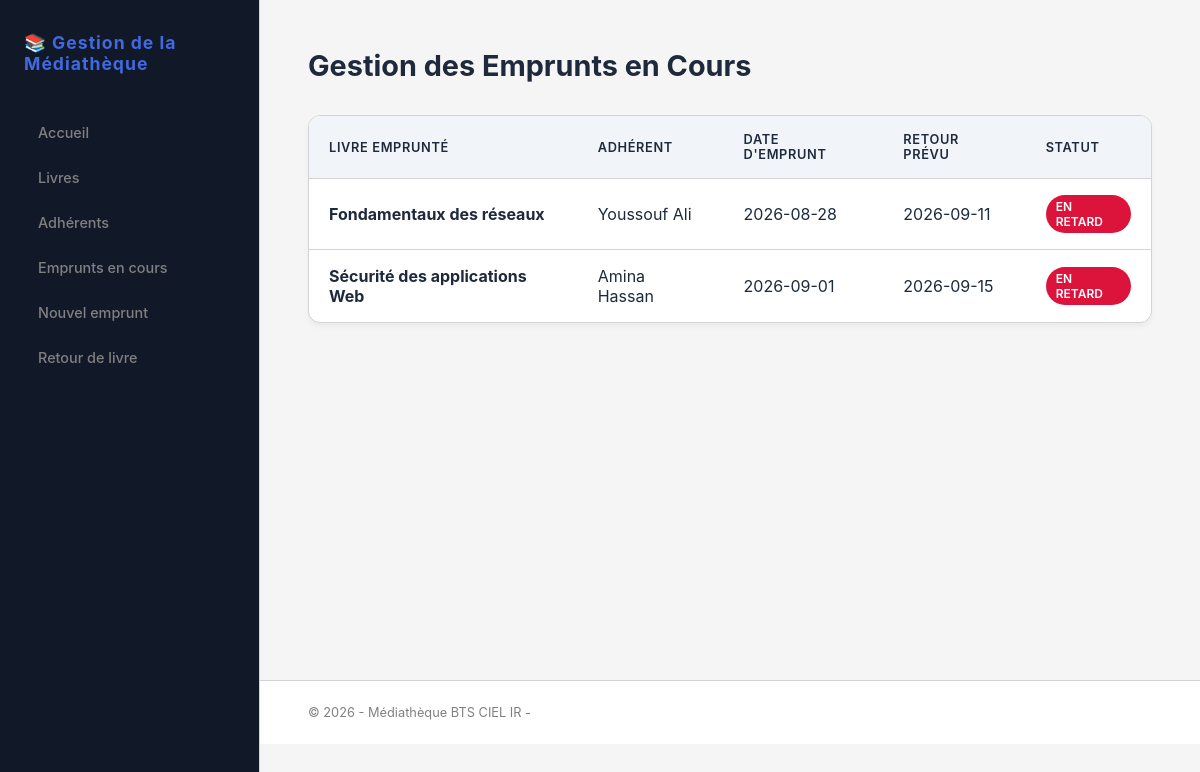
/emprunts.php, run on the app's committed database.
### tables this page shows
CREATE TABLE `emprunt` (
  `id_emprunt` int(11) NOT NULL,
  `id_adherent` int(11) NOT NULL,
  `id_livre` int(11) NOT NULL,
  `date_emprunt` date NOT NULL,
  `date_retour_prevue` date NOT NULL,
  `date_retour` date DEFAULT NULL
);

CREATE TABLE `livre` (
  `id_livre` int(11) NOT NULL,
  `titre` varchar(200) NOT NULL,
  `isbn` varchar(20) NOT NULL,
  `annee_publication` int(11) DEFAULT NULL,
  `disponible` tinyint(1) NOT NULL DEFAULT 1,
  `id_categorie` int(11) NOT NULL
);

### emprunts.php (the view)
<?php
require_once 'config/db.php';
include 'includes/header.php';
$sql = "SELECT e.id_emprunt, e.date_emprunt, e.date_retour_prevue,
               l.titre,
               CONCAT(a.prenom, ' ', a.nom) AS adherent
        FROM EMPRUNT e
        JOIN LIVRE l ON e.id_livre = l.id_livre
        JOIN ADHERENT a ON e.id_adherent = a.id_adherent
        WHERE e.date_retour IS NULL
        ORDER BY e.date_retour_prevue ASC";
$stmt = $pdo->query($sql);
$emprunts = $stmt->fetchAll(PDO::FETCH_ASSOC);
$aujourdhui = date('Y-m-d');
?>
<h2>Gestion des Emprunts en Cours</h2>
<table>
    <thead>
        <tr>
            <th>Livre emprunté</th>
            <th>Adhérent</th>
            <th>Date d'emprunt</th>
            <th>Retour prévu</th>
            <th>Statut</th>
        </tr>
    </thead>
    <tbody>
        <?php if (count($emprunts) > 0): ?>
            <?php foreach ($emprunts as $emprunt): ?>
                <?php
                    $enRetard = ($emprunt['date_retour_prevue'] < $aujourdhui);
                ?>
                <tr class="<?= $enRetard ? 'retard' : ''; ?>">
                    <td><strong><?= htmlspecialchars($emprunt['titre']); ?></strong></td>
                    <td><?= htmlspecialchars($emprunt['adherent']); ?></td>
                    <td><?= htmlspecialchars($emprunt['date_emprunt']); ?></td>
                    <td><?= htmlspecialchars($emprunt['date_retour_prevue']); ?></td>
                    <td>
                        <?php if ($enRetard): ?>
                            <span class="badge retard">EN RETARD</span>
                        <?php else: ?>
                            <span class="badge emprunte">En cours</span>
                        <?php endif; ?>
                    </td>
                </tr>
            <?php endforeach; ?>
        <?php else: ?>
            <tr>
                <td colspan="5" style="text-align: center; color: var(--text-muted);">Aucun emprunt en cours actuellement.</td>
            </tr>
        <?php endif; ?>
    </tbody>
</table>
<?php
include 'includes/footer.php';
?>

### style.css (style rules this page uses)
:root { --bg-app: whitesmoke; --card-bg: white; --sidebar-bg: #111827; --sidebar-hover: #1f2937; --text-main: #1e293b; --text-muted: gray; --text-sidebar: white; --accent: royalblue; --accent-glow: rgba(65, 105, 225, 0.15); --border: lightgray; --danger: crimson; --warning: darkorange; --success: seagreen; }
* { box-sizing: border-box; margin: 0; padding: 0; }
body { font-family: 'Inter', system-ui, sans-serif; background-color: var(--bg-app); color: var(--text-main); display: block; min-height: 100vh; position: relative; }
h2 { color: var(--text-main); margin-bottom: 2rem; font-size: 1.8rem; font-weight: 700; }
table { width: 100%; border-collapse: separate; border-spacing: 0; background-color: var(--card-bg); border-radius: 12px; overflow: hidden; border: 1px solid var(--border); margin-bottom: 30px; box-shadow: 0 4px 6px -1px rgba(0, 0, 0, 0.05); }
th, td { padding: 16px 20px; text-align: left; }
th { background-color: #f1f5f9; color: var(--text-main); font-weight: 600; font-size: 0.8rem; text-transform: uppercase; letter-spacing: 0.05em; border-bottom: 1px solid var(--border); }
tr:not(:last-child) td { border-bottom: 1px solid var(--border); }
.badge { display: inline-block; padding: 4px 10px; border-radius: 20px; font-size: 0.75rem; font-weight: 600; }
.badge.retard { background-color: var(--danger); color: white; }

### data on the page
emprunt: id_livre.titre "Fondamentaux des réseaux", adherent "Youssouf Ali", date_emprunt "2026-08-28", date_retour_prevue "2026-09-11", shows "EN RETARD"
emprunt: id_livre.titre "Sécurité des applications Web", adherent "Amina Hassan", date_emprunt "2026-09-01", date_retour_prevue "2026-09-15", shows "EN RETARD"
